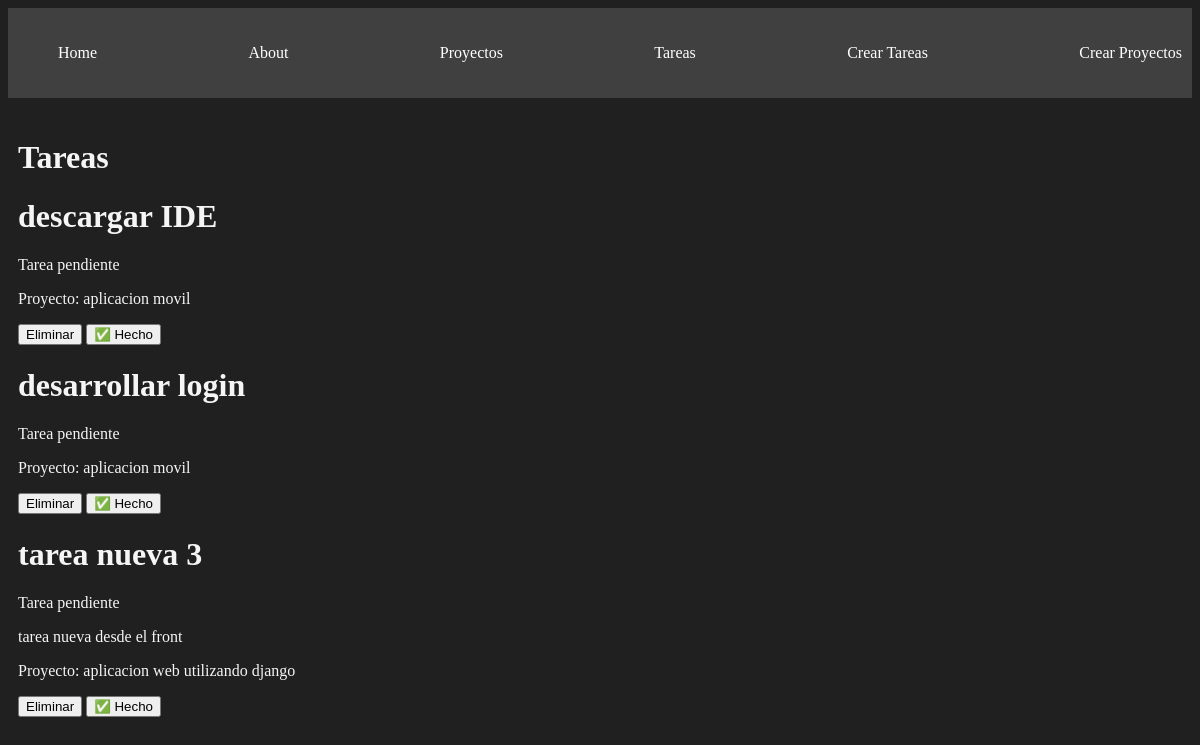
Page /tareas/ on the earlier database version.
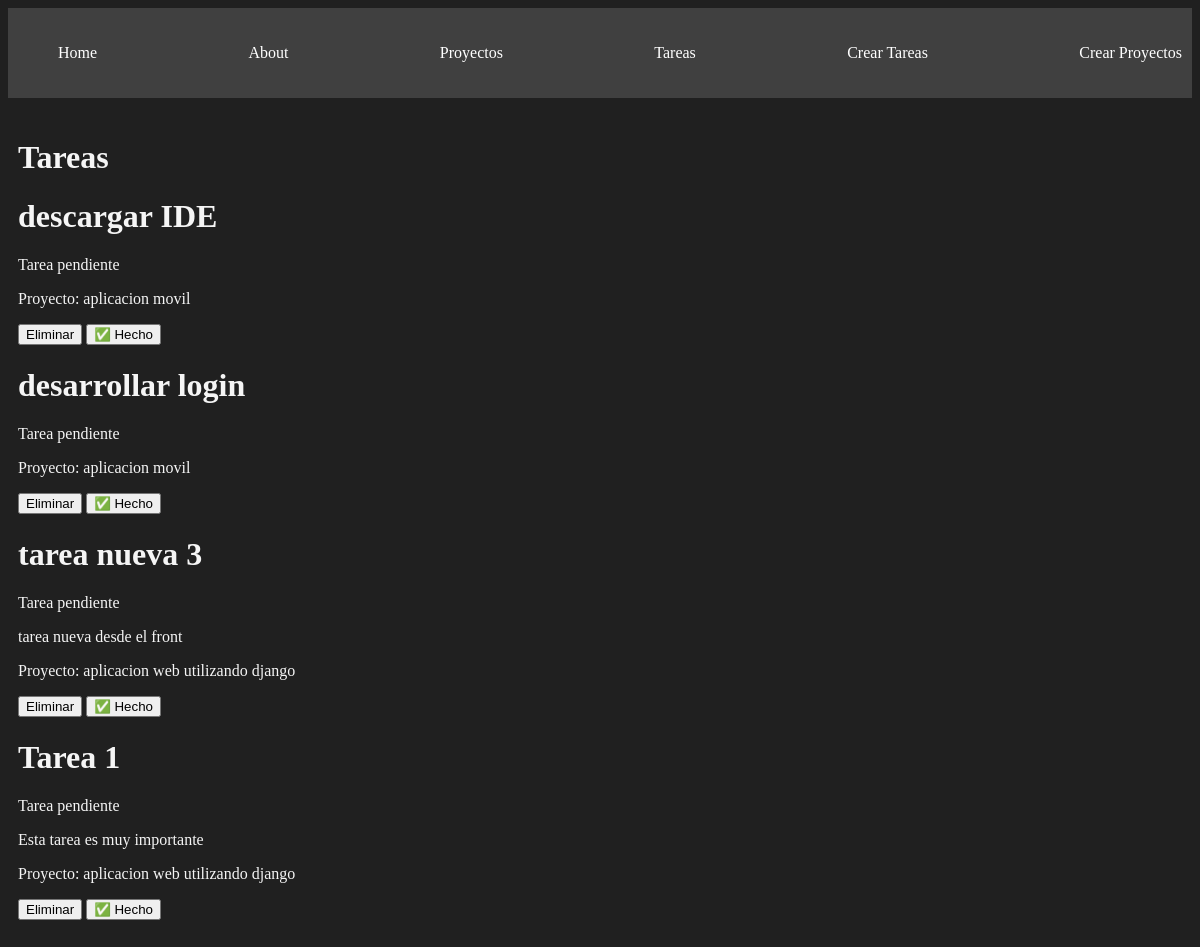
Same page on the later database version.
### miapp/models.py (models this page shows, shortened)
class Tarea(models.Model):
    titulo = models.CharField(max_length=200)
    descripcion = models.TextField()
    proyecto = models.ForeignKey(Proyecto, on_delete=models.CASCADE)
    hecho = models.BooleanField(default=False) # De esta manera coloco un booleano para saber si la tarea fue hecha o no.

class Proyecto(models.Model):
    nombre = models.CharField(max_length=200)

### miapp/views.py (the view)
# urls.py: path('tareas/',views.tareas, name='tareas'),
def tareas(request):
    tareas = Tarea.objects.all()
    return render(request, 'tareas/tarea.html', {
         'tareas' : tareas
    })

### miapp/templates/tareas/tarea.html
{% extends 'layouts/base.html' %}
{% block content %}
<h1>
    Tareas
</h1>
{% for tarea in tareas %}
<h1>{{ tarea.titulo }}</h1>
{% if tarea.hecho == False %}
<p>Tarea pendiente</p>
{% else %}
<p>Tarea realizada</p>
{% endif %}
<p>{{ tarea.descripcion }}</p>
<p>Proyecto: {{ tarea.proyecto.nombre }}</p>
<button>
    Eliminar
</button>
<button>
    ✅ Hecho
</button>
{% endfor %}
{% endblock %}

### miapp/templates/layouts/base.html (shortened to what this page needs)
{% load static %}
<html>
    <head>
        <link rel="stylesheet" href="{% static 'styles/main.css' %}">
    </head>
    <body>
        <nav class="navbar container">
            <ul>
                <li><a href="{% url 'index' %}">Home</a></li>
                <li><a href="{% url 'about' %}">About</a></li>
                <li><a href="{% url 'proyectos' %}">Proyectos</a></li>
                <li><a href="{% url 'tareas' %}">Tareas</a></li>
                <li><a href="{% url 'crear_tarea' %}">Crear Tareas</a></li>
                <li><a href="{% url 'crear_proyecto' %}">Crear Proyectos</a></li>
            </ul>
        </nav>
        <main class="container">
{% block content %}
{% endblock %}
        </main>
    </body>
</html>

### miapp/static/styles/main.css (style rules this page uses)
body { background: #202020; color: whitesmoke; }
.navbar { background: #404040; padding: 5px 0; }
.navbar ul { display: flex; justify-content: space-between; }
.navbar ul li { list-style: none; }
.navbar ul li a { color: white; text-decoration: none; }
.container { max-width: 1200px; margin: auto; padding: 20px 10px; }

Differences in the rows shown:
added Tarea: titulo "Tarea 1", hecho "Tarea pendiente", descripcion "Esta tarea es muy importante", proyecto.nombre "aplicacion web utilizando django"
